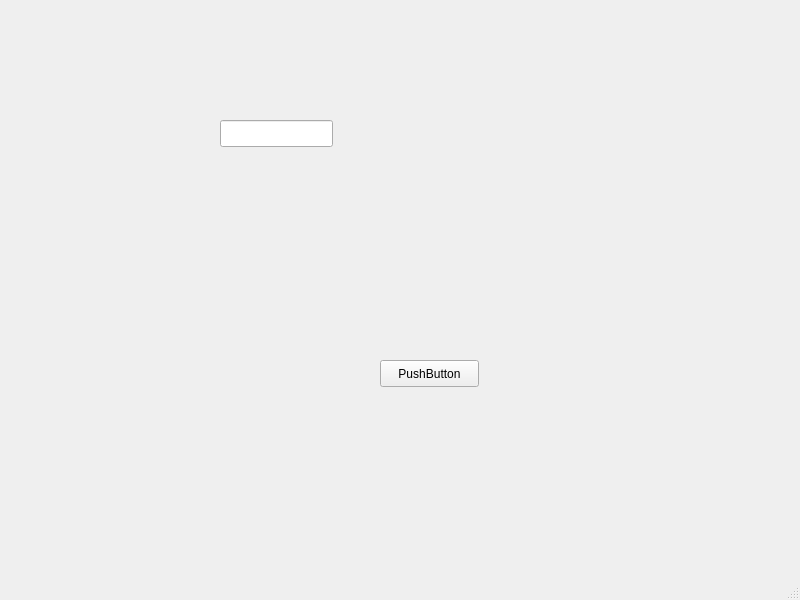
<?xml version="1.0" encoding="UTF-8"?>
<ui version="4.0">
 <class>NaoMainWindow</class>
 <widget class="QMainWindow" name="NaoMainWindow">
  <property name="geometry">
   <rect>
    <x>0</x>
    <y>0</y>
    <width>800</width>
    <height>600</height>
   </rect>
  </property>
  <property name="windowTitle">
   <string>NaoMainWindow</string>
  </property>
  <widget class="QWidget" name="centralwidget">
   <widget class="QPushButton" name="pushButton">
    <property name="geometry">
     <rect>
      <x>380</x>
      <y>360</y>
      <width>99</width>
      <height>27</height>
     </rect>
    </property>
    <property name="text">
     <string>PushButton</string>
    </property>
   </widget>
   <widget class="QLineEdit" name="lineEdit">
    <property name="geometry">
     <rect>
      <x>220</x>
      <y>120</y>
      <width>113</width>
      <height>27</height>
     </rect>
    </property>
   </widget>
  </widget>
  <widget class="QMenuBar" name="menubar">
   <property name="geometry">
    <rect>
     <x>0</x>
     <y>0</y>
     <width>800</width>
     <height>25</height>
    </rect>
   </property>
  </widget>
  <widget class="QStatusBar" name="statusbar"/>
 </widget>
 <resources/>
 <connections/>
</ui>
